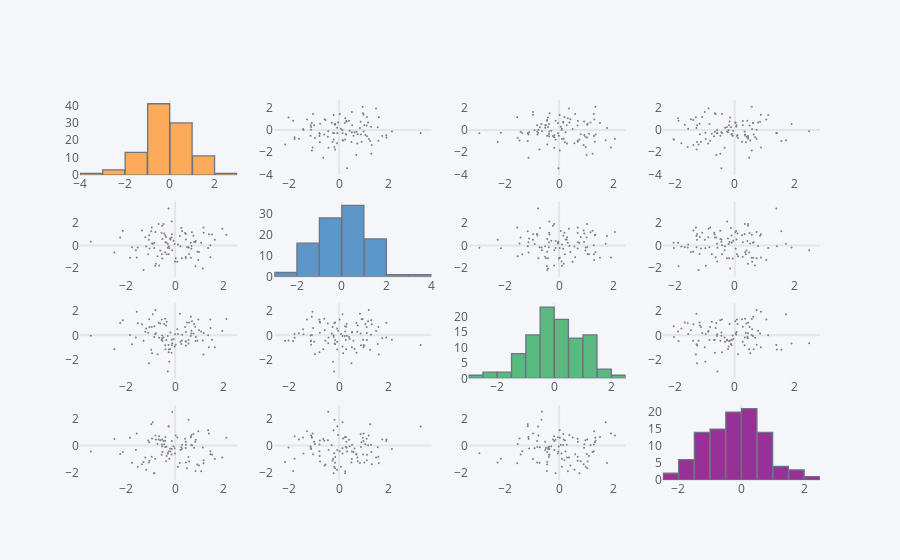

Write notebook code for a chart like this one.
### Markdown cell above
Semelhante ao pairplot do Seaborn ele plota um histograma e um gráfico de dispersão para cada coluna numérica do DataFrame. Se o DataFrame for muito grande ele pode travar seu Jupyter Notebook.

### Code cell
df.scatter_matrix()
